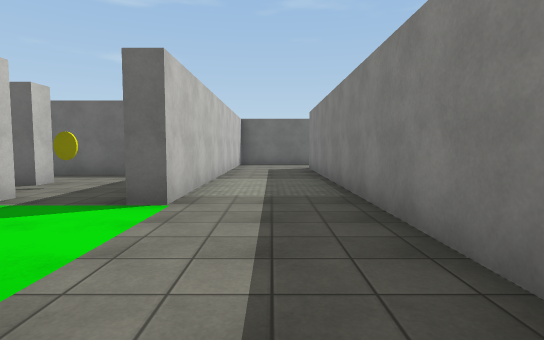
view 1 (above)

24 first-person views from a walk through a scene from a Unity 3-D project. The camera is 1.4 m above the floor, tilts 4° down and sees 80° across. The floor is counted in squares, 2 m on a side. Each view is taken from the middle of a square. On the plan, view 1 faces up. The plan holds only what a view shows up to about 10 squares ahead; the rest is blank. The player is left out. Surface patterns are stand-ins for the level's own textures.

view 2
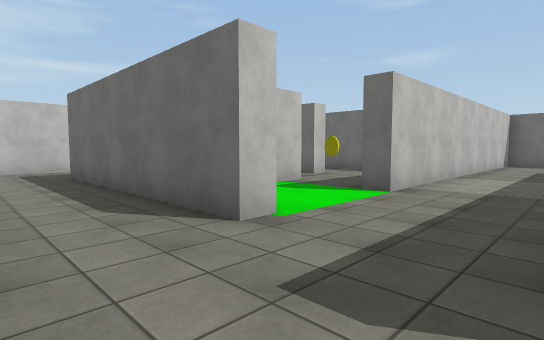

view 3
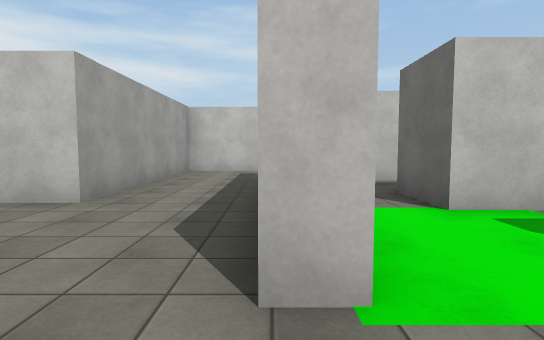

view 4
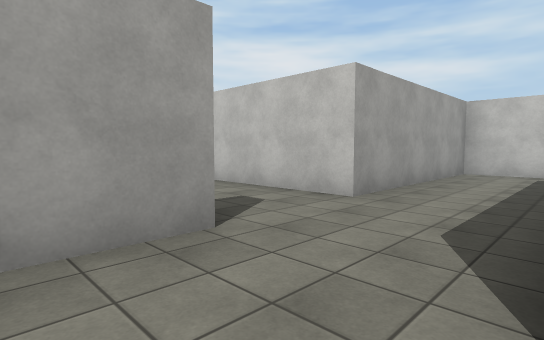

view 5
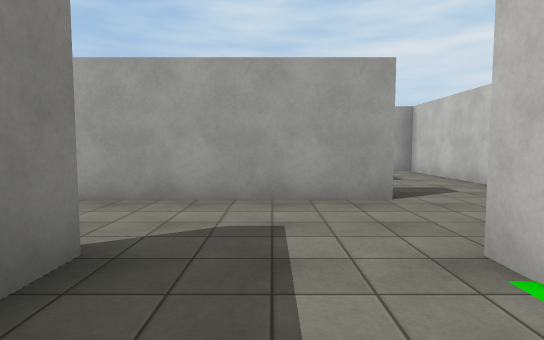

view 6
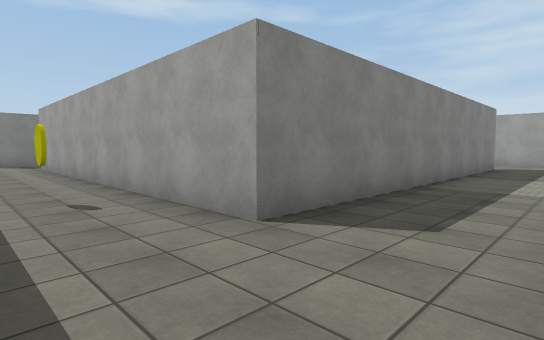

view 7
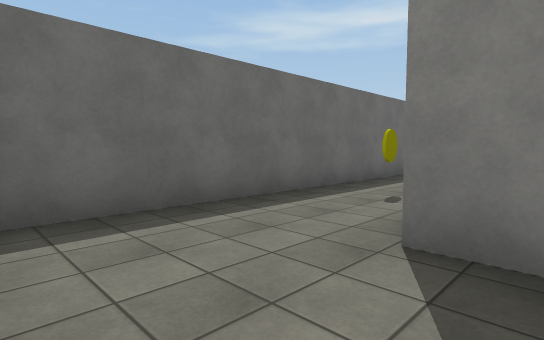

view 8
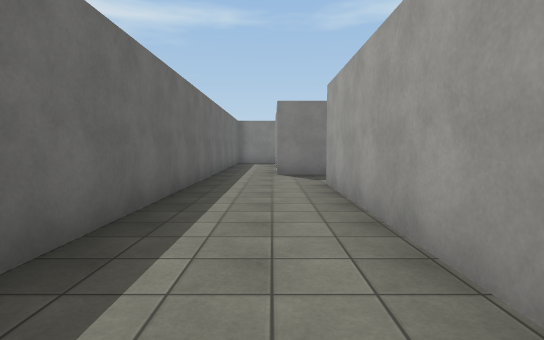

view 9
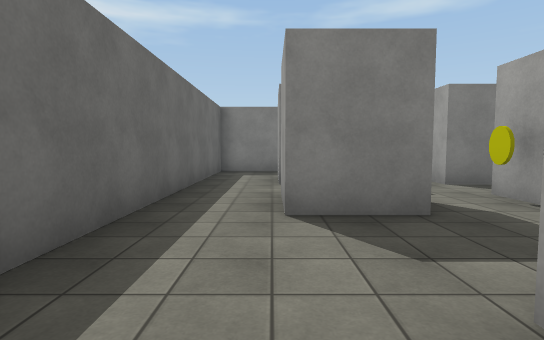

view 10
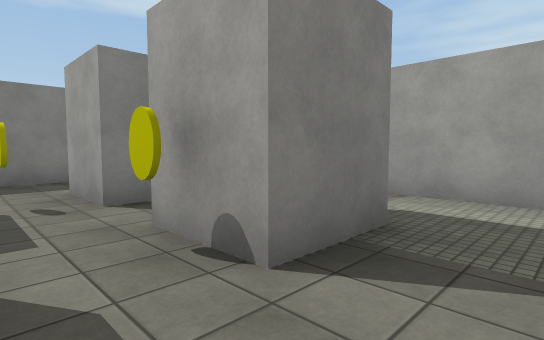

view 11
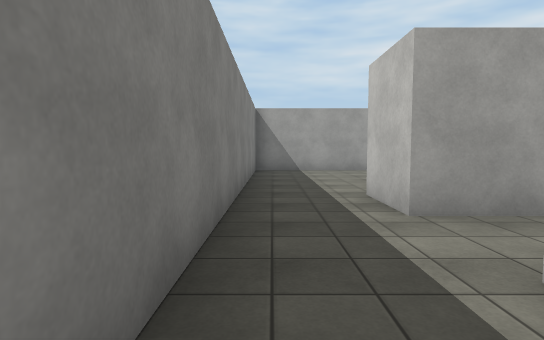

view 12
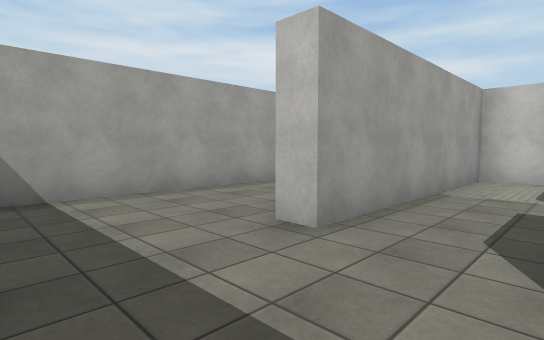

view 13
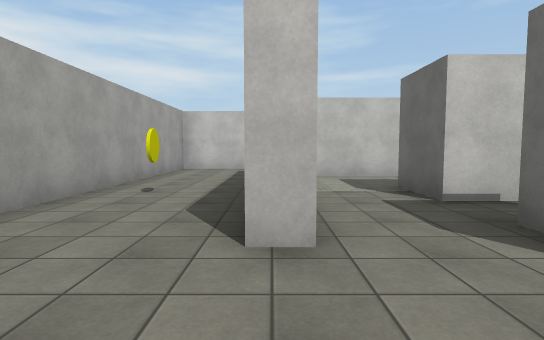

view 14
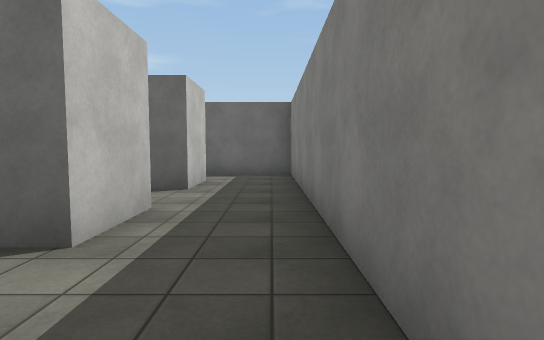

view 15
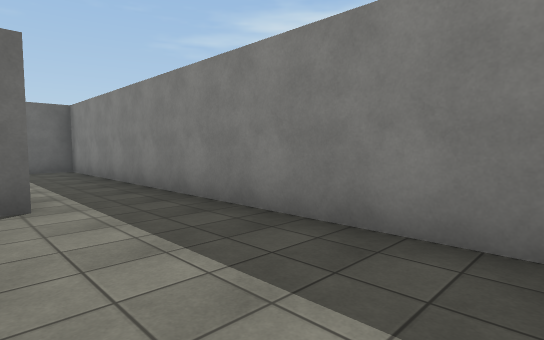

view 16
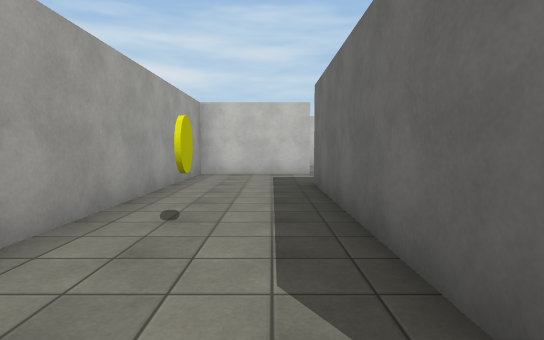

view 17
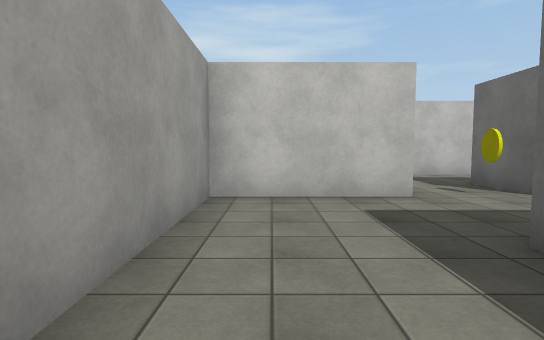

view 18
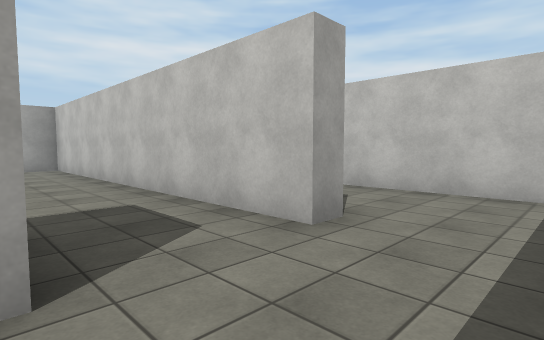

view 19
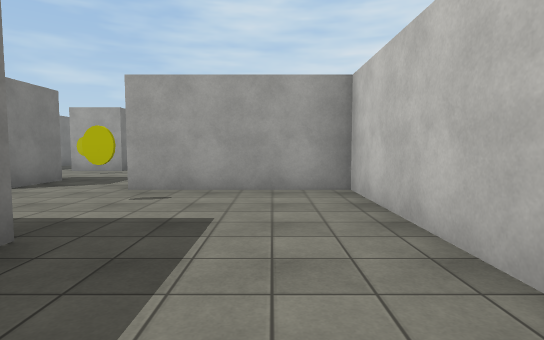

view 20
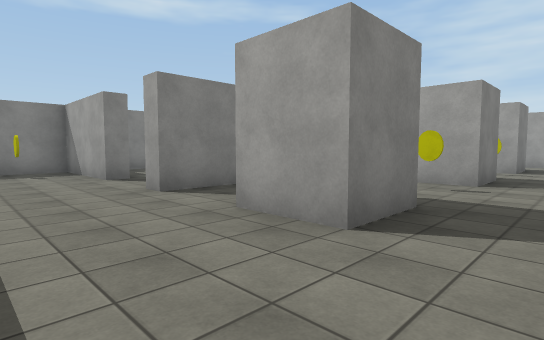

view 21
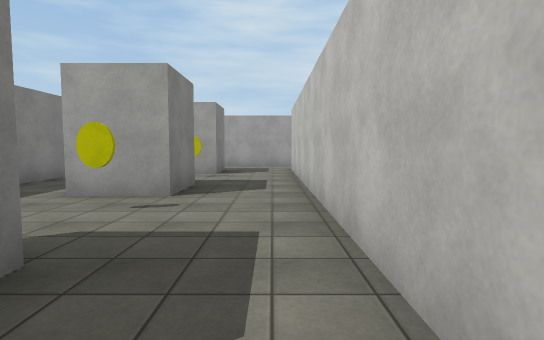

view 22
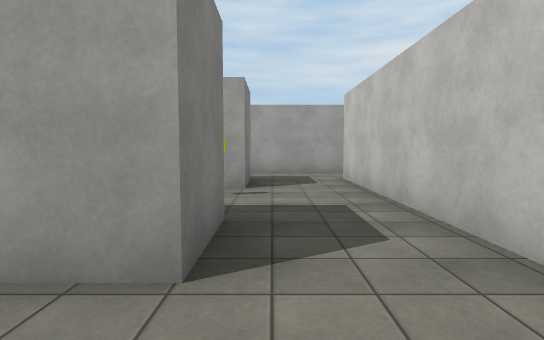

view 23
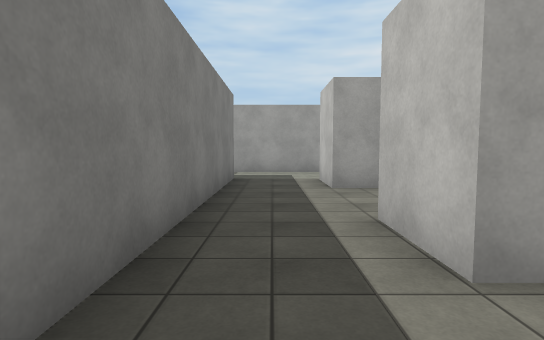

view 24
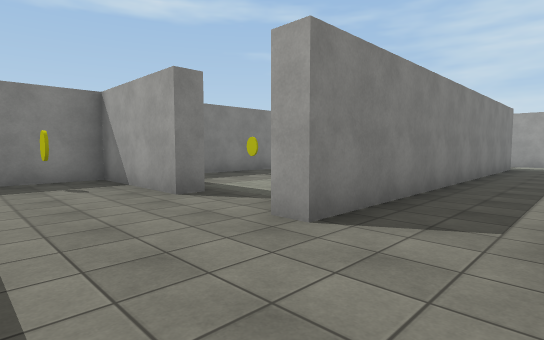

### Floor plan
Points are (right, up) in squares from view 1. A wall is a line through its corners. A room is listed if a view was taken in it or the views show most of it. See-through windows are left out.
Room 1 (views 1, 2, 3, 4)
walls: (-1.8, -1.3) (1.4, -1.3); (-1.4, 1.5) (-1.4, 0.9) (-7.4, 0.9); (-9.5, 1.5) (-9.5, -1.3) (-4, -1.3) (-4, -2.5); (-4.3, 6.5) (-4.3, 5.9); (-3.6, 8.3) (-5.6, 8.3)
ways out: opening at (-0.5, 1) to room 2; opening at (-3.5, 6); opening at (-2.5, -2); opening at (1, -0.5)
objects: yellow coin (-4, 6)
Room 2 (views 5, 6, 7, 8, 9, 10, 11, 12, 13, 14, 16)
walls: (11.3, 8.1) (11.3, 5.3) (16.8, 5.3) (16.8, 4.8); (17.5, 2.1) (19.5, 2.1) (19.5, 13.5) (-0.8, 13.5); (1.3, 0.9) (1.3, 10.9) (11.4, 10.9); (-1.4, 11) (-1.4, 3.9)
ways out: opening at (-0.5, 1) to room 1; opening at (16.5, 3.5) to room 3; opening at (-2, 2.5)
objects: yellow coin (4, 12); pillar (14, 8); yellow coin (14, 9); pillar (14, 11); pillar (16, 8) to (17, 8); pillar (16, 11) to (17, 11); yellow coin (17, 10)
Room 3 (views 15, 17, 18, 19, 20, 21, 22, 23, 24)
walls: (8.4, -1.6) (8.4, -11.4); (8.4, 5) (8.4, 2.1) (17.5, 2.1); (16.4, -1.9) (16.4, -1.3) (19.5, -1.3) (19.5, 0.4); (16.1, 4.8) (10.8, 4.8); (4.7, 8.2) (4.7, -1.3) (8.5, -1.3); (13.9, -11.4) (13.9, -1.3) (14.4, -1.3); (7.9, -13.1) (14.1, -13.1)
ways out: opening at (16.5, 3.5) to room 2; opening at (4, 9.5); opening at (8, -12); opening at (15.5, -2)
objects: pillar (7, 7) to (8, 8); yellow coin (8, 0); yellow coin (8, 6); pillar (11, -11) to (12, -10); other object (11, -9); pillar (11, -7) to (12, -6); yellow coin (11, -5); pillar (11, -2) to (12, -2); yellow coin (14, 3); yellow coin (18, 0)

Positions as (right, up) in squares from view 1, and headings:
1: (0, 0), facing up
2: (1, -1), facing up-left
3: (0, 1), facing left
4: (0, 1), facing down-left
5: (0, 3), facing down
6: (-1, 13), facing down-right
7: (-1, 10), facing up-right
8: (5, 12), facing right
9: (10, 12), facing right
10: (12, 10), facing down-right
11: (19, 12), facing down
12: (19, 7), facing down-left
13: (19, 5), facing left
14: (19, 5), facing up
15: (17, 3), facing up-right
16: (17, 4), facing left
17: (13, 3), facing left
18: (7, 10), facing down-left
19: (6, 4), facing down
20: (9, 1), facing down-right
21: (9, -1), facing down
22: (10, -4), facing down
23: (13, -4), facing down
24: (12, 1), facing down-right
